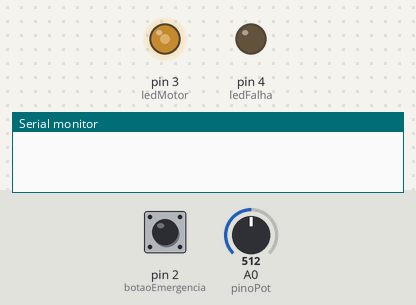
A sketch run on a simulated Arduino Uno, built with avr-gcc and run on an emulated ATmega328P. Shown: output pins drawn as LEDs (lit = HIGH), the last lines printed to the serial monitor. Dashed ring = blinking. The test bench sets the inputs (shaded band); at power-on: pin 2 (botaoEmergencia) HIGH, A0 (pinoPot) = 512.

Above: at 1.2 s.
1.3 s: pin 2 (botaoEmergencia) pulled LOW for 0.15 s
At 1.41 s:
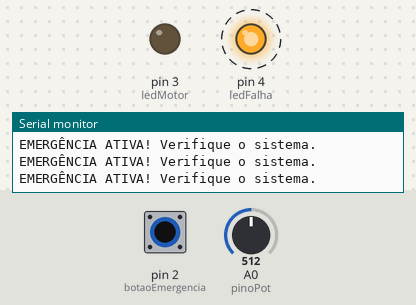
Timing chart, 0 to 10.3 s (numbered marks = the images above; inputs shaded):
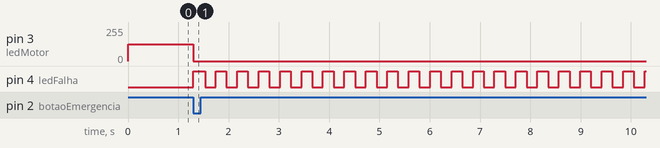

The sketch:

Ex17.ino
```cpp
const int pinoPot = A0;
const int ledMotor = 3;
const int botaoEmergencia = 2;
const int ledFalha = 4;
bool emergenciaAtiva = false;
unsigned long anteriorMillis = 0;
const long intervaloPisca = 200;
int estadoLedFalha = LOW;

void setup() {
  pinMode(ledMotor, OUTPUT);
  pinMode(ledFalha, OUTPUT);
  pinMode(botaoEmergencia, INPUT_PULLUP);
  Serial.begin(9600);
}

void loop() {
  unsigned long atualMillis = millis();
  if (digitalRead(botaoEmergencia) == LOW) {
    emergenciaAtiva = true;
  }


  if (!emergenciaAtiva) {
    int leitura = analogRead(pinoPot);
    int velocidade = map(leitura, 0, 1023, 0, 255);

    analogWrite(ledMotor, velocidade);
    digitalWrite(ledFalha, LOW);
  }
  else {

    analogWrite(ledMotor, 0);
    if (atualMillis - anteriorMillis >= intervaloPisca) {
      anteriorMillis = atualMillis;
      estadoLedFalha = !estadoLedFalha;
      digitalWrite(ledFalha, estadoLedFalha);
    }


    Serial.println("EMERGÊNCIA ATIVA! Verifique o sistema.");
  }
}
```

Measured:
- after the input at 1.3 s, pin 3 (ledMotor): 127/255 → 0/255 at once; pin 4 (ledFalha): alternates HIGH for 0.21 s and LOW for 0.21 s, starting at once
